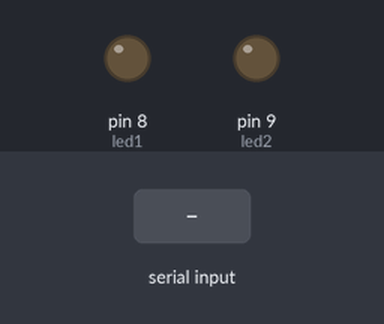
The sketch below on a simulated Arduino Uno, built with avr-gcc and run on an emulated ATmega328P. On the bench: output pins drawn as LEDs (lit = HIGH). Dashed ring = blinking. The inputs (shaded band) are chosen by the test bench.

Above: at 1.5 s.
1.6 s: "p" received over the second serial link
At 1.7 s:
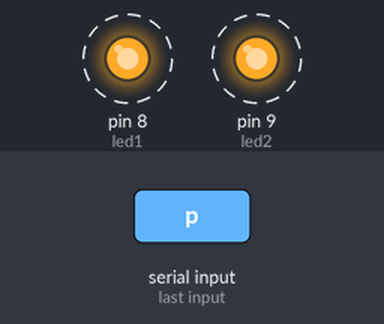
4.6 s: "l" received over the second serial link
At 5.7 s:
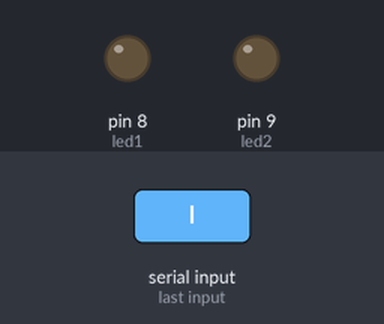
Timing chart, 0 to 7.6 s (numbered marks = the images above; inputs shaded):
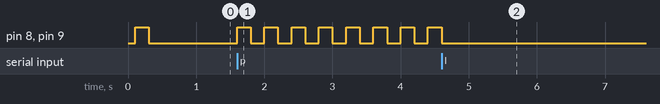

Measured:
- after the input at 1.6 s, pin 8 (led1), pin 9 (led2): alternates HIGH for 0.20 s and LOW for 0.20 s, starting at once
- after the input at 4.6 s, pin 8 (led1), pin 9 (led2): goes on until 4.6 s, then stays LOW

The sketch:

Multifuncion_prueba.ino
```cpp
#include <SoftwareSerial.h>
int led1 = 8;
int led2 = 9;
char caracter;
SoftwareSerial myBT (2, 3);

void setup() {
  myBT.begin(38400);
  myBT.println("Hay conexion");
  pinMode(led1, OUTPUT);
  pinMode(led2, OUTPUT);
  delay(100);
  digitalWrite(led1, HIGH);
  digitalWrite(led2, HIGH);
  delay(200);
  digitalWrite(led1, LOW);
  digitalWrite(led2, LOW);
}

void loop() {
  if (myBT.available()) {
    caracter = myBT.read();
  }
  if (caracter == 'p'){
    parpadeo();
  }

  if (myBT.available()) {
    caracter = myBT.read();
  }
  if (caracter == 'l'){
    mensaje1();
  }

}


void parpadeo(){
  digitalWrite(led1, HIGH);
  digitalWrite(led2, HIGH);
  delay(200);
  digitalWrite(led1, LOW);
  digitalWrite(led2, LOW);
  delay(200);
}

void mensaje1(){
  myBT.println(caracter);
  delay(1000);
}
```
